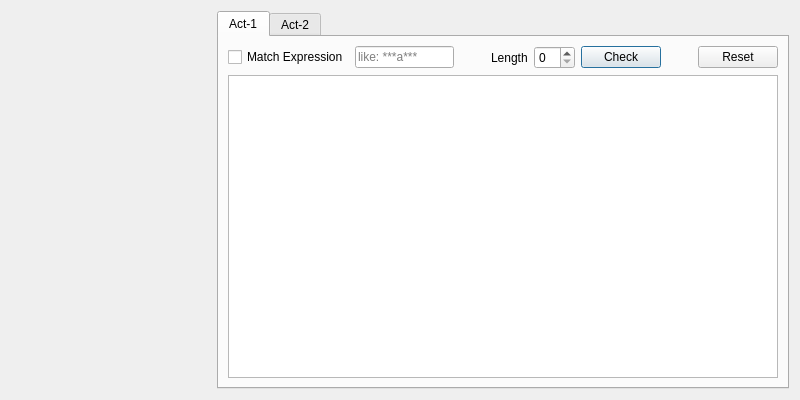
<?xml version="1.0" encoding="UTF-8"?>
<ui version="4.0">
 <class>DDWordDialog</class>
 <widget class="QDialog" name="DDWordDialog">
  <property name="geometry">
   <rect>
    <x>0</x>
    <y>0</y>
    <width>800</width>
    <height>400</height>
   </rect>
  </property>
  <property name="windowTitle">
   <string/>
  </property>
  <layout class="QVBoxLayout" name="verticalLayout">
   <item>
    <layout class="QHBoxLayout" name="horizontalLayout">
     <item>
      <widget class="QLabel" name="label_icon">
       <property name="minimumSize">
        <size>
         <width>200</width>
         <height>300</height>
        </size>
       </property>
       <property name="maximumSize">
        <size>
         <width>200</width>
         <height>300</height>
        </size>
       </property>
       <property name="text">
        <string/>
       </property>
      </widget>
     </item>
     <item>
      <widget class="QTabWidget" name="tabWidget">
       <property name="currentIndex">
        <number>0</number>
       </property>
       <widget class="QWidget" name="tab_1">
        <attribute name="title">
         <string>Act-1</string>
        </attribute>
        <layout class="QVBoxLayout" name="verticalLayout_2">
         <item>
          <layout class="QHBoxLayout" name="horizontalLayout_2">
           <item>
            <widget class="QCheckBox" name="checkBox_re_1">
             <property name="toolTip">
              <string>Click to enable/disable the match expression mode</string>
             </property>
             <property name="text">
              <string>Match Expression</string>
             </property>
            </widget>
           </item>
           <item>
            <widget class="QLineEdit" name="lineEdit_re_1">
             <property name="placeholderText">
              <string>like: ***a***</string>
             </property>
            </widget>
           </item>
           <item>
            <spacer name="horizontalSpacer_2">
             <property name="orientation">
              <enum>Qt::Horizontal</enum>
             </property>
             <property name="sizeHint" stdset="0">
              <size>
               <width>40</width>
               <height>20</height>
              </size>
             </property>
            </spacer>
           </item>
           <item>
            <widget class="QLabel" name="label">
             <property name="text">
              <string>Length</string>
             </property>
            </widget>
           </item>
           <item>
            <widget class="QSpinBox" name="spinBox_1">
             <property name="toolTip">
              <string>Length of a word. For example, 'happy' has a length of 5.</string>
             </property>
            </widget>
           </item>
           <item>
            <widget class="QPushButton" name="pushButton_check_1">
             <property name="toolTip">
              <string>Find all words under the current conditions</string>
             </property>
             <property name="text">
              <string>Check</string>
             </property>
            </widget>
           </item>
           <item>
            <spacer name="horizontalSpacer">
             <property name="orientation">
              <enum>Qt::Horizontal</enum>
             </property>
             <property name="sizeHint" stdset="0">
              <size>
               <width>40</width>
               <height>20</height>
              </size>
             </property>
            </spacer>
           </item>
           <item>
            <widget class="QPushButton" name="pushButton_reset_1">
             <property name="toolTip">
              <string>Reset the word list to the initial status</string>
             </property>
             <property name="text">
              <string>Reset</string>
             </property>
            </widget>
           </item>
          </layout>
         </item>
         <item>
          <widget class="QTableWidget" name="tableWidget_1"/>
         </item>
        </layout>
       </widget>
       <widget class="QWidget" name="tab_2">
        <attribute name="title">
         <string>Act-2</string>
        </attribute>
        <layout class="QVBoxLayout" name="verticalLayout_3">
         <item>
          <layout class="QHBoxLayout" name="horizontalLayout_3">
           <item>
            <widget class="QCheckBox" name="checkBox_re_2">
             <property name="toolTip">
              <string>Click to enable/disable the match expression mode</string>
             </property>
             <property name="text">
              <string>Match Expression</string>
             </property>
            </widget>
           </item>
           <item>
            <widget class="QLineEdit" name="lineEdit_re_2">
             <property name="placeholderText">
              <string>like: ***a***</string>
             </property>
            </widget>
           </item>
           <item>
            <spacer name="horizontalSpacer_3">
             <property name="orientation">
              <enum>Qt::Horizontal</enum>
             </property>
             <property name="sizeHint" stdset="0">
              <size>
               <width>40</width>
               <height>20</height>
              </size>
             </property>
            </spacer>
           </item>
           <item>
            <widget class="QLabel" name="label_2">
             <property name="text">
              <string>Length</string>
             </property>
            </widget>
           </item>
           <item>
            <widget class="QSpinBox" name="spinBox_2">
             <property name="toolTip">
              <string>Length of a word. For example, 'happy' has a length of 5.</string>
             </property>
            </widget>
           </item>
           <item>
            <widget class="QPushButton" name="pushButton_check_2">
             <property name="toolTip">
              <string>Find all words under the current conditions</string>
             </property>
             <property name="text">
              <string>Check</string>
             </property>
            </widget>
           </item>
           <item>
            <spacer name="horizontalSpacer_4">
             <property name="orientation">
              <enum>Qt::Horizontal</enum>
             </property>
             <property name="sizeHint" stdset="0">
              <size>
               <width>40</width>
               <height>20</height>
              </size>
             </property>
            </spacer>
           </item>
           <item>
            <widget class="QPushButton" name="pushButton_reset_2">
             <property name="toolTip">
              <string>Reset the word list to the initial status</string>
             </property>
             <property name="text">
              <string>Reset</string>
             </property>
            </widget>
           </item>
          </layout>
         </item>
         <item>
          <widget class="QTableWidget" name="tableWidget_2"/>
         </item>
        </layout>
       </widget>
      </widget>
     </item>
    </layout>
   </item>
  </layout>
 </widget>
 <resources/>
 <connections/>
</ui>
